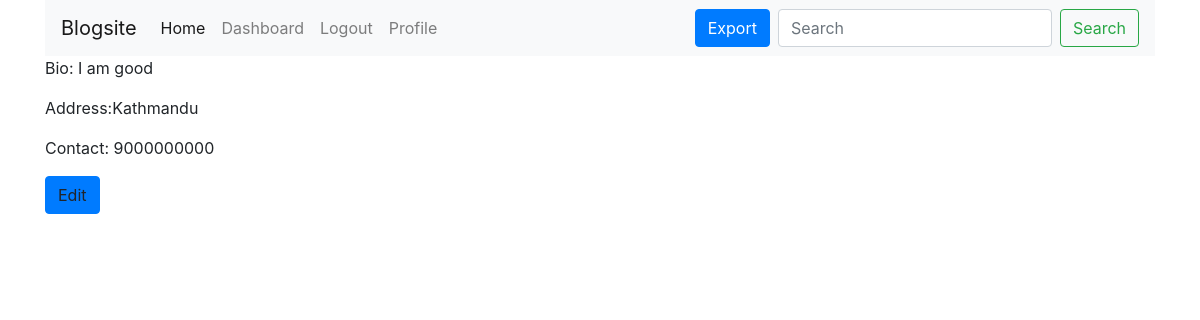
/accounts/profile/ (signed in), run on the app's committed database.
### accounts/models.py (models this page shows, shortened)
class Profile(models.Model):
    user = models.OneToOneField(User, on_delete=models.CASCADE)
    address = models.CharField(max_length=60)
    contact = models.CharField(max_length=10)
    bio = models.CharField(max_length=255)

### accounts/views.py (the view)
# urls.py: path("profile/",views.profile, name="profile"),
@login_required
def profile(request):
    user_id = request.user.id
    if Profile.objects.filter(user__id=user_id).exists():
        profile = Profile.objects.get(user__id=user_id)
        data = {'profile':profile}
        return render(request,"accounts/profile-view.html",data)
    return redirect("blogs")

### templates/accounts/profile-view.html
{% extends 'base.html' %} {% block content %}
<p>Bio: {{profile.bio}}</p>
<p>Address:{{profile.address}}</p>
<p>Contact: {{profile.contact}}</p>
<a class="btn btn-primary">Edit</a>
{% endblock %}

### data on the page
Profile: bio "I am good", address "Kathmandu", contact "9000000000"
